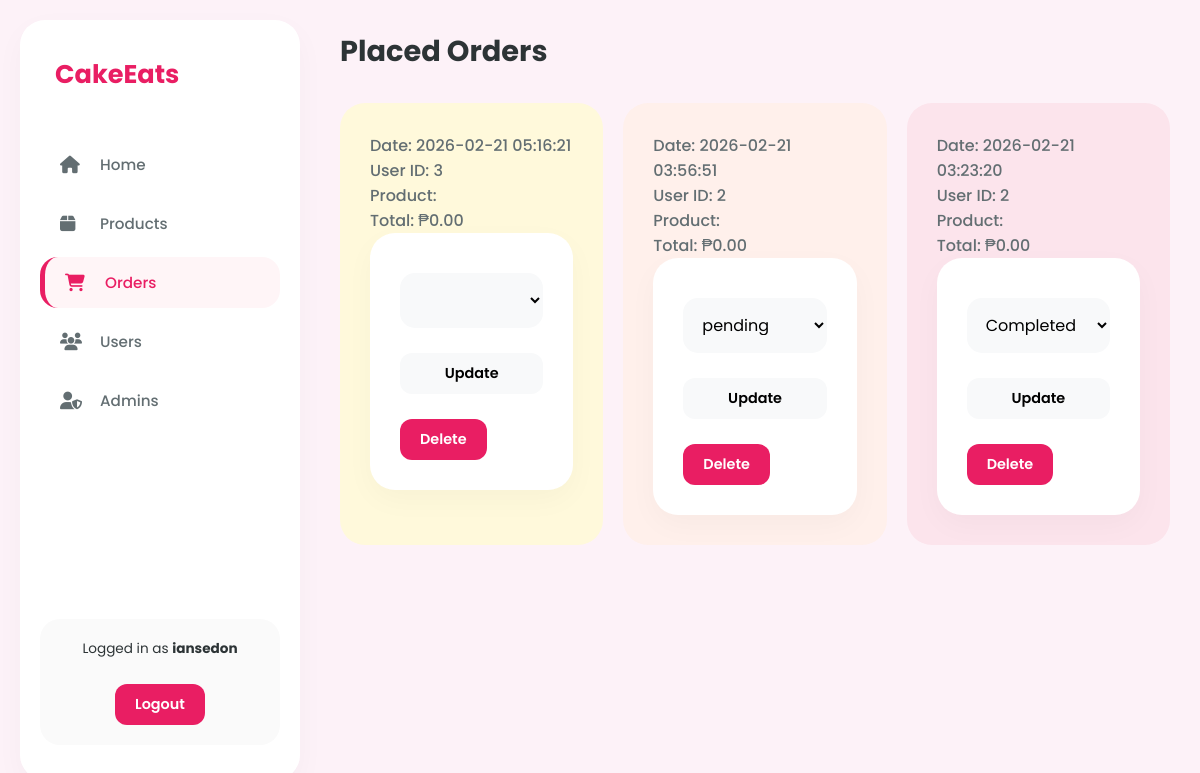
The app's page /admin/orders.php (signed in) with its own data.
### tables this page shows
CREATE TABLE `orders` (
  `id` int(11) NOT NULL,
  `user_id` int(11) NOT NULL,
  `total_price` decimal(10,2) NOT NULL,
  `product_name` varchar(255) NOT NULL,
  `price` decimal(10,2) NOT NULL,
  `quantity` int(11) NOT NULL DEFAULT 1,
  `status` varchar(50) NOT NULL DEFAULT 'Pending',
  `created_at` timestamp NOT NULL DEFAULT current_timestamp(),
  `order_date` timestamp NOT NULL DEFAULT current_timestamp()
);

### admin/orders.php (the view, shortened to what this page needs)
<?php
include 'connect.php';
?>
<!DOCTYPE html>
<html lang="en">
<head>
   <link rel="stylesheet" href="https://cdnjs.cloudflare.com/ajax/libs/font-awesome/6.1.1/css/all.min.css">
   <link rel="stylesheet" href="admin_style.css">
</head>
<body>
<?php include 'admin_header.php'; ?>
<section class="orders">
   <h1 class="heading">Placed Orders</h1>
   <div class="box-container">
      <?php
         $select_orders = $conn->prepare("SELECT * FROM `orders` ORDER BY id DESC");
         $select_orders->execute();
         if ($select_orders->rowCount() > 0) {
            while ($fetch_orders = $select_orders->fetch(PDO::FETCH_ASSOC)) {
               $total = $fetch_orders['price'] * $fetch_orders['quantity'];
      ?>
      <div class="box">
         <p>Date: <span><?= htmlspecialchars($fetch_orders['order_date']); ?></span></p>
         <p>User ID: <span><?= htmlspecialchars($fetch_orders['user_id']); ?></span></p>
         <p>Product: <span><?= htmlspecialchars($fetch_orders['product_name']); ?></span></p>
         <p>Total: <span>₱<?= number_format($total, 2); ?></span></p>
         <form method="POST">
            <select name="payment_status" class="select" required>
               <option value="<?= htmlspecialchars($fetch_orders['status']); ?>" selected>
                  <?= htmlspecialchars($fetch_orders['status']); ?>
               </option>
               <option value="Pending">Pending</option>
            </select>
            <div class="flex-btn">
               <input type="submit" value="Update" class="option-btn" name="update_payment">
               <form method="POST" onsubmit="return confirm('Delete this order?');">
                  <button type="submit" class="delete-btn">Delete</button>
               </form>
            </div>
         </form>
      </div>
      <?php
            }
         } else {
            echo '<p class="empty">No orders placed yet!</p>';
         }
      ?>
   </div>
</section>
</body>
</html>

### admin/admin_header.php (shortened to what this page needs)
<?php
$admin_id = $_SESSION['admin_id'];
$select_profile = $conn->prepare("SELECT * FROM `admins` WHERE id = ?");
$select_profile->execute([$admin_id]);
$fetch_profile = $select_profile->fetch(PDO::FETCH_ASSOC);
?>
<header class="header">
   <div class="logo">Cake<span>Eats</span></div>
   <nav class="navbar">
      <a href="dashboard.php" class="<?= basename($_SERVER['PHP_SELF']) === 'dashboard.php' ? 'active' : ''; ?>">
         <i class="fas fa-home"></i> <span>Home</span>
      </a>
      <a href="products.php" class="<?= basename($_SERVER['PHP_SELF']) === 'products.php' ? 'active' : ''; ?>">
         <i class="fas fa-box"></i> <span>Products</span>
      </a>
      <a href="orders.php" class="<?= basename($_SERVER['PHP_SELF']) === 'orders.php' ? 'active' : ''; ?>">
         <i class="fas fa-shopping-cart"></i> <span>Orders</span>
      </a>
      <a href="users.php" class="<?= basename($_SERVER['PHP_SELF']) === 'users.php' ? 'active' : ''; ?>">
         <i class="fas fa-users"></i> <span>Users</span>
      </a>
      <a href="admin_accounts.php" class="<?= basename($_SERVER['PHP_SELF']) === 'admin_accounts.php' ? 'active' : ''; ?>">
         <i class="fas fa-user-shield"></i> <span>Admins</span>
      </a>
   </nav>
   <div class="profile">
      <p>Logged in as <b><?= htmlspecialchars($fetch_profile['name'] ?? 'Admin'); ?></b></p>
      <a href="admin_logout.php" class="delete-btn" onclick="return confirm('Logout of the dashboard?');">Logout</a>
   </div>
</header>

### admin/admin_style.css (style rules this page uses)
:root { --pink-accent: #e91e63; --bg-soft: #fdf2f8; --white: #ffffff; --text-main: #2d3436; --text-muted: #636e72; --pastel-yellow: #fff9db; --pastel-peach: #fff0eb; --pastel-pink: #fce4ec; --pastel-blue: #e3f2fd; --pastel-green: #e8f5e9; --pastel-orange: #fff3e0; }
* { font-family: 'Poppins', sans-serif; margin: 0; padding: 0; box-sizing: border-box; outline: none; border: none; text-decoration: none; transition: all .2s ease-in-out; }
body { background-color: var(--bg-soft); display: flex; min-height: 100vh; padding: 20px; }
.header { width: 280px; background: var(--white); border-radius: 25px; padding: 35px 20px; height: calc(100vh - 40px); position: fixed; display: flex; flex-direction: column; box-shadow: 0 10px 30px rgba(0,0,0,0.03); z-index: 1000; }
.header .logo { font-size: 1.6rem; font-weight: 700; color: var(--pink-accent); margin-bottom: 45px; padding-left: 15px; }
.navbar { display: flex; flex-direction: column; gap: 8px; }
.navbar a { padding: 14px 20px; color: var(--text-muted); font-weight: 500; border-radius: 18px; display: flex; align-items: center; gap: 15px; font-size: 0.95rem; }
.navbar a i { width: 25px; font-size: 1.1rem; }
.navbar a:hover, .navbar a.active { background: #fff5f7; color: var(--pink-accent); }
.navbar a.active { border-left: 5px solid var(--pink-accent); }
.profile { margin-top: auto; padding: 20px; background: #fafafa; border-radius: 20px; text-align: center; }
.profile p { font-size: 0.85rem; color: var(--text-main); margin-bottom: 10px; }
section { margin-left: 310px; width: calc(100% - 310px); padding: 10px; }
.heading { font-size: 1.8rem; font-weight: 700; color: var(--text-main); margin-bottom: 30px; }
.box-container { display: grid; grid-template-columns: repeat(auto-fit, minmax(250px, 1fr)); gap: 20px; }
.box { padding: 30px; border-radius: 25px; position: relative; overflow: hidden; }
.box:nth-child(1) { background: var(--pastel-yellow); }
.box:nth-child(2) { background: var(--pastel-peach); }
.box:nth-child(3) { background: var(--pastel-pink); }
.box p { font-weight: 500; color: var(--text-muted); }
.btn, .option-btn, .delete-btn { display: inline-block; margin-top: 15px; padding: 10px 20px; border-radius: 12px; font-size: 0.9rem; font-weight: 600; text-align: center; }
.delete-btn { background: var(--pink-accent); color: var(--white); }
form { background: var(--white); padding: 30px; border-radius: 25px; box-shadow: 0 10px 30px rgba(0,0,0,0.03); max-width: 600px; }
form input, form textarea, form select { width: 100%; padding: 15px; background: #f8f9fa; border-radius: 15px; margin: 10px 0; font-size: 1rem; }

### records on screen
orders: order_date "2026-02-21 05:16:21", user "3", price "0.00"
orders: order_date "2026-02-21 03:56:51", user "2", price "0.00", payment_status "pending"
orders: order_date "2026-02-21 03:23:20", user "2", price "0.00", payment_status "Completed"

### other values on screen
$fetch_profile['name'] "iansedon"
